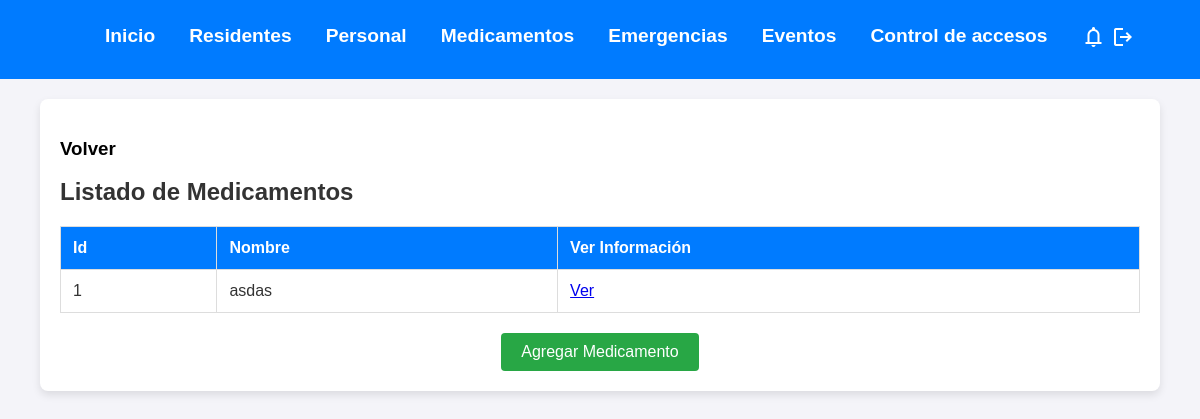
Before: /dioxx/listMed/ (signed in) with the older database file.
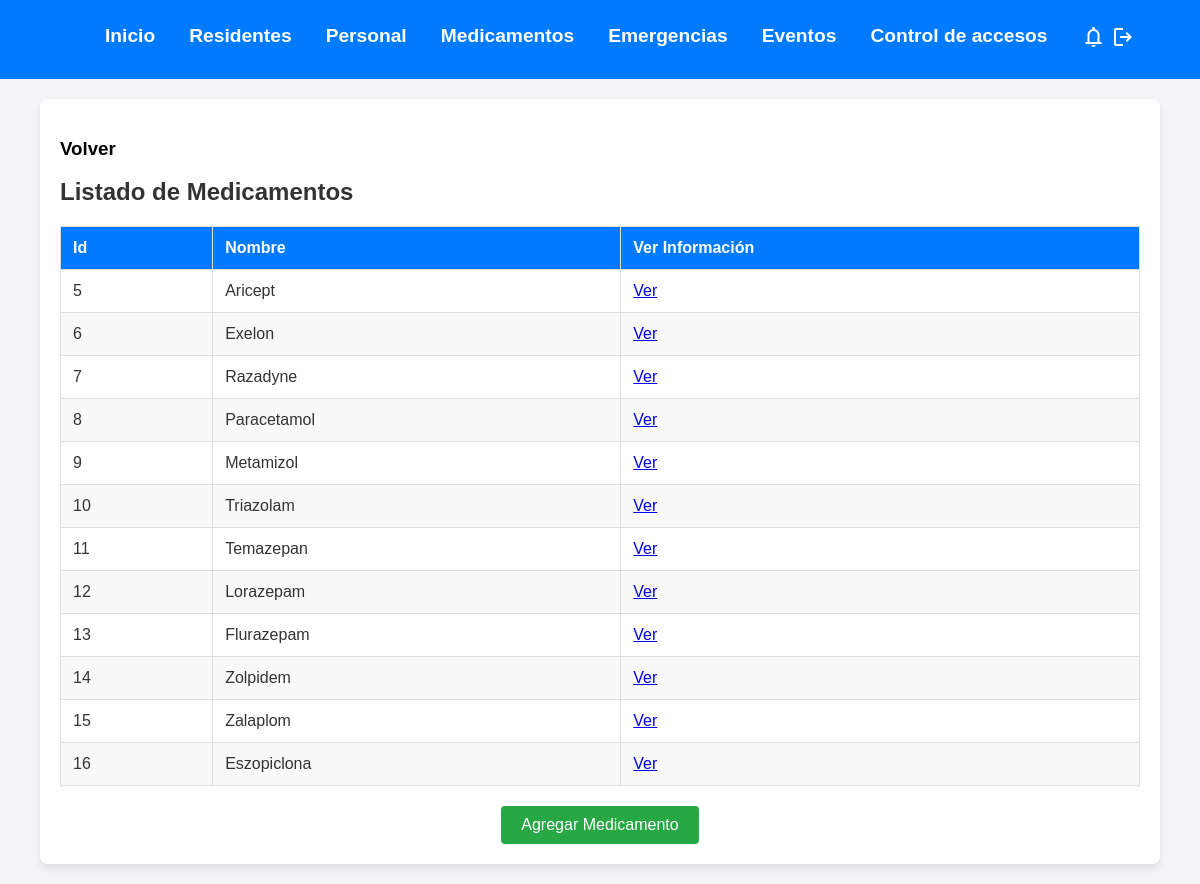
After: the same page with the newer database file.
### dioxx/models.py (models this page shows, shortened)
class medicamento(models.Model):
    idMedicamento = models.AutoField(primary_key=True, db_column="idMedicamento")
    nombre = models.CharField(max_length=80)

### dioxx/views.py (the view)
# urls.py: path('listMed/', views.listMed, name='listMed'),
@login_required
def listMed(request):
    meds = medicamento.objects.all()
    context = {
        "medicamentos": meds
    }
    return render(request, "pages/medicamentos/list_med.html", context)

### dioxx/templates/pages/medicamentos/list_med.html (shortened to what this page needs)
<!DOCTYPE html>
<html lang="en">
  <head>
    {% load static %}
    <link rel="stylesheet" href="{% static './css/styleList.css' %}" />
  </head>
  <body>
    {% include "base/header.html" %}
    <main class="main-content">
      <h3 id="volver">
        <a href="{% url 'opcMed' %}">Volver</a>
      </h3>
      <h1 class="main-title">Listado de Medicamentos</h1>
      <section class="table-section">
        <div class="table-container">
          <table class="residents-table">
            <thead>
              <tr>
                <th>Id</th>
                <th>Nombre</th>
                <th>Ver Información</th>
              </tr>
            </thead>
            <tbody>
              {% for medicamento in medicamentos %}
              <tr>
                <td>{{ medicamento.idMedicamento }}</td>
                <td>{{ medicamento.nombre }}</td>
                <td>
                  <a href="{% url 'verMed' pk=medicamento.idMedicamento %}"
                    >Ver</a
                  >
                </td>
              </tr>
              {% empty %}
              <tr>
                <td colspan="3">No hay medicamentos registrados.</td>
              </tr>
              {% endfor %}
            </tbody>
          </table>
        </div>
      </section>
      <div class="add-button-container">
        <a href="{% url 'addMed' %}">
          <button class="add-button">
            Agregar Medicamento
          </button>
        </a>
      </div>
    </main>
  </body>
</html>

Changed rows visible on the page:
removed medicamento: idMedicamento "1", nombre "asdas"
added medicamento: idMedicamento "5", nombre "Aricept"
added medicamento: idMedicamento "6", nombre "Exelon"
added medicamento: idMedicamento "7", nombre "Razadyne"
added medicamento: idMedicamento "8", nombre "Paracetamol"
added medicamento: idMedicamento "9", nombre "Metamizol"
added medicamento: idMedicamento "10", nombre "Triazolam"
added medicamento: idMedicamento "11", nombre "Temazepan"
added medicamento: idMedicamento "12", nombre "Lorazepam"
added medicamento: idMedicamento "13", nombre "Flurazepam"
added medicamento: idMedicamento "14", nombre "Zolpidem"
added medicamento: idMedicamento "15", nombre "Zalaplom"
added medicamento: idMedicamento "16", nombre "Eszopiclona"
